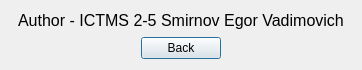
<?xml version="1.0" encoding="UTF-8"?>
<ui version="4.0">
 <class>DialogAbout</class>
 <widget class="QDialog" name="DialogAbout">
  <property name="geometry">
   <rect>
    <x>0</x>
    <y>0</y>
    <width>362</width>
    <height>69</height>
   </rect>
  </property>
  <property name="windowTitle">
   <string>Dialog</string>
  </property>
  <layout class="QGridLayout" name="gridLayout">
   <item row="0" column="0">
    <layout class="QHBoxLayout" name="horizontalLayout_2">
     <item>
      <spacer name="horizontalSpacer_3">
       <property name="orientation">
        <enum>Qt::Horizontal</enum>
       </property>
       <property name="sizeHint" stdset="0">
        <size>
         <width>40</width>
         <height>20</height>
        </size>
       </property>
      </spacer>
     </item>
     <item>
      <widget class="QLabel" name="label">
       <property name="text">
        <string>&lt;!DOCTYPE HTML PUBLIC &quot;-//W3C//DTD HTML 4.0//EN&quot; &quot;http://www.w3.org/TR/REC-html40/strict.dtd&quot;&gt;
&lt;html&gt;&lt;head&gt;&lt;meta name=&quot;qrichtext&quot; content=&quot;1&quot; /&gt;&lt;style type=&quot;text/css&quot;&gt;
p, li { white-space: pre-wrap; }
&lt;/style&gt;&lt;/head&gt;&lt;body style=&quot; font-family:'MS Shell Dlg 2'; font-size:8pt; font-weight:400; font-style:normal;&quot;&gt;
&lt;p style=&quot; margin-top:12px; margin-bottom:12px; margin-left:0px; margin-right:0px; -qt-block-indent:0; text-indent:0px;&quot;&gt;&lt;span style=&quot; font-size:12pt;&quot;&gt;Author - ICTMS 2-5 Smirnov Egor Vadimovich&lt;/span&gt;&lt;/p&gt;&lt;/body&gt;&lt;/html&gt;</string>
       </property>
      </widget>
     </item>
     <item>
      <spacer name="horizontalSpacer_4">
       <property name="orientation">
        <enum>Qt::Horizontal</enum>
       </property>
       <property name="sizeHint" stdset="0">
        <size>
         <width>40</width>
         <height>20</height>
        </size>
       </property>
      </spacer>
     </item>
    </layout>
   </item>
   <item row="1" column="0">
    <layout class="QHBoxLayout" name="horizontalLayout">
     <item>
      <spacer name="horizontalSpacer">
       <property name="orientation">
        <enum>Qt::Horizontal</enum>
       </property>
       <property name="sizeHint" stdset="0">
        <size>
         <width>40</width>
         <height>20</height>
        </size>
       </property>
      </spacer>
     </item>
     <item>
      <widget class="QPushButton" name="pushButtonBack">
       <property name="maximumSize">
        <size>
         <width>100</width>
         <height>16777215</height>
        </size>
       </property>
       <property name="text">
        <string>Back</string>
       </property>
      </widget>
     </item>
     <item>
      <spacer name="horizontalSpacer_2">
       <property name="orientation">
        <enum>Qt::Horizontal</enum>
       </property>
       <property name="sizeHint" stdset="0">
        <size>
         <width>40</width>
         <height>20</height>
        </size>
       </property>
      </spacer>
     </item>
    </layout>
   </item>
  </layout>
 </widget>
 <resources/>
 <connections/>
</ui>
